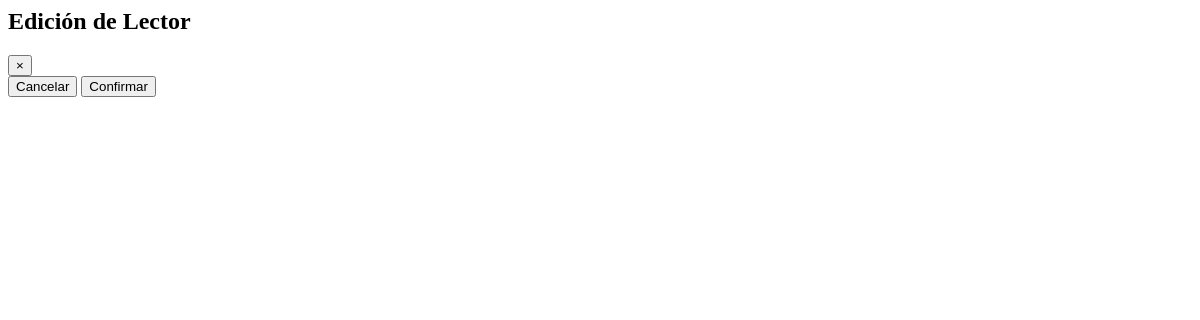
The app's page /app_biblioteca/editReader/2, older data.
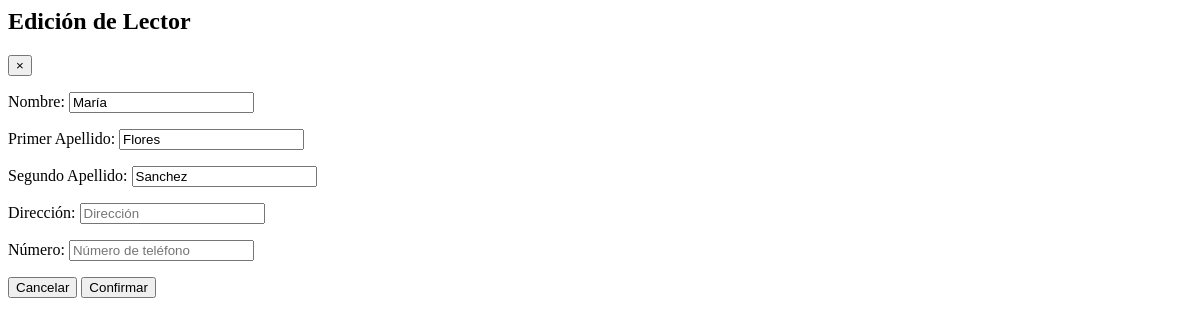
The same page, newer data.
### app_biblioteca/models.py (models this page shows, shortened)
class Reader(models.Model):
    name = models.CharField(max_length=30, blank=False)
    first_surname = models.CharField(max_length=30, blank=False)
    second_surname = models.CharField(max_length=30, blank=True, null=True)
    address = models.CharField(max_length=250, blank=True, null=True)
    phone = models.CharField(max_length=15, blank=True, null=True)
    sanctions = models.IntegerField(default=0)
    sanction_amount = models.DecimalField(max_digits=10, decimal_places=2, default=0.00)
    is_active = models.BooleanField(default=True)

### app_biblioteca/views.py (the view)
# urls.py: path('editReader/<int:id>', views.editReader, name = 'edit_reader'),
def editReader(request, id):
   reader_form = None
   error = None
   try:
      reader = Reader.objects.get(id = id)
      if request.method == 'GET':
         reader_form = ReaderForm(instance = reader)
      else:
         reader_form = ReaderForm(request.POST, instance = reader)
         if reader_form.is_valid():
               reader_form.save()
         return redirect('readers')
   except ObjectDoesNotExist as e:
      error = e
      reader = None
   return render(request, 'editReader.html', {'reader_form': reader_form, 'error':error, 'reader': reader})

### app_biblioteca/templates/editReader.html (shortened to what this page needs)
<div class="modal-dialog modal-lg" role="document">
    <div class="modal-content">
        <div class="modal-header">
            <h2 class="modal-title">Edición de Lector</h2>
            <button class="close" type="button" data-dismiss="modal" aria-label="Close">
                <span aria-hidden="true">&times;</span>
            </button>
        </div>
        <form action="{% url 'edit_reader' reader.id %}" method="POST">
            <div class="modal-body">
                {{ reader_form.as_p }}
            </div>
            <div class="modal-footer">
                <button class="btn btn-danger" type="button" data-dismiss="modal">Cancelar</button>
                <button class="btn btn-primary" type="submit">Confirmar</button>
            </div>
        </form>
    </div>
</div>

Row changes from the older to the newer data that the page shows:
added Reader: name "María", first_surname "Flores", second_surname "Sanchez"
Text that changed along with them:
text now shown: "Nombre: Primer Apellido: Segundo Apellido: Dirección: Número:"
